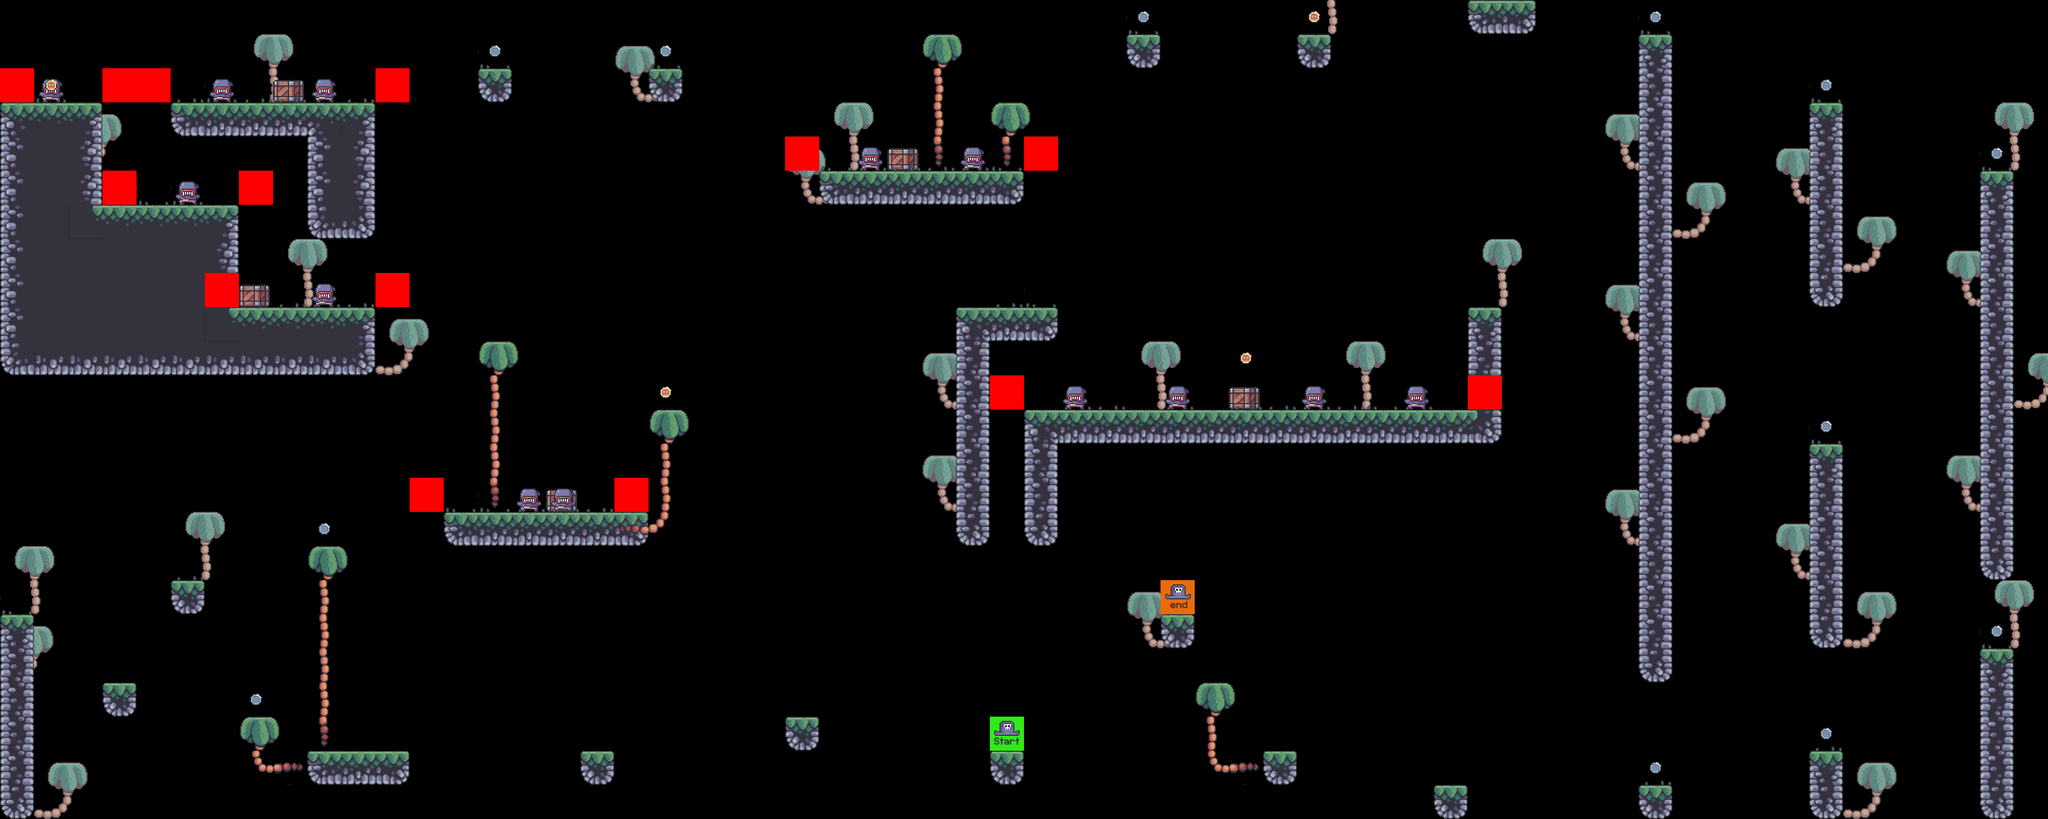

This game map was drawn from its Tiled (.tmx) file and the tilesets committed beside it. A one-line description and the trimmed map source follow:
An orthogonal 60x24 tile map with 64x64 px tiles, 10 tile layers (bg_palms, terrain, crates, grass, ...), 8 tilesets.

<map version="1.8" tiledversion="1.8.2" orientation="orthogonal" renderorder="right-down" width="60" height="24" tilewidth="64" tileheight="64" infinite="0" nextlayerid="12" nextobjectid="1">
 <editorsettings>
  <export target="level_3.csv" format="csv" />
 </editorsettings>
 <tileset firstgid="1" source="../Official Tileset/terrain tiles pirate.tsx" />
 <tileset firstgid="86" source="../Official Tileset/palm_stem_grass.tsx" />
 <tileset firstgid="95" source="../Official Tileset/fg_palms.tsx" />
 <tileset firstgid="96" source="../Official Tileset/crates.tsx" />
 <tileset firstgid="97" source="../Official Tileset/enemy_tile.tsx" />
 <tileset firstgid="99" source="../Official Tileset/bg_palms.tsx" />
 <tileset firstgid="102" source="../Official Tileset/player_tiles.tsx" />
 <tileset firstgid="104" source="../Official Tileset/coin_tiles.tsx" />
 <layer id="1" name="bg_palms" width="60" height="24">
  <data>[1440 cells, 33 non-empty, 3 distinct tile ids]</data>
 </layer>
 <layer id="2" name="terrain" width="60" height="24">
  <data>[1440 cells, 179 non-empty, 20 distinct tile ids]</data>
 </layer>
 <layer id="3" name="crates" width="60" height="24">
  <data>[1440 cells, 6 non-empty, 1 distinct tile ids]</data>
 </layer>
 <layer id="4" name="grass" width="60" height="24">
  <data>[1440 cells, 47 non-empty, 2 distinct tile ids]</data>
 </layer>
 <layer id="5" name="enemy" width="60" height="24">
  <data>[1440 cells, 13 non-empty, 1 distinct tile ids]</data>
 </layer>
 <layer id="7" name="constraints" width="60" height="24">
  <data>[1440 cells, 14 non-empty, 1 distinct tile ids]</data>
 </layer>
 <layer id="8" name="fg_palms_stems" width="60" height="24">
  <data>[1440 cells, 22 non-empty, 6 distinct tile ids]</data>
 </layer>
 <layer id="9" name="fg_palms_leaves" width="60" height="24">
  <data>[1440 cells, 7 non-empty, 1 distinct tile ids]</data>
 </layer>
 <layer id="10" name="coins" width="60" height="24">
  <data>[1440 cells, 16 non-empty, 2 distinct tile ids]</data>
 </layer>
 <layer id="11" name="player" width="60" height="24">
  <data>[1440 cells, 2 non-empty, 2 distinct tile ids]</data>
 </layer>
</map>
